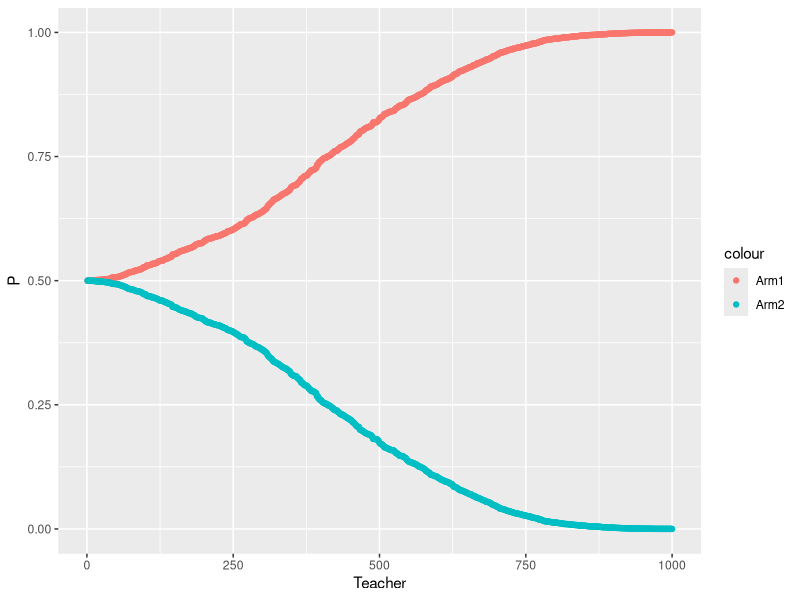

The R source for this figure:
library(tidyverse)
library(reshape2)

# 1. #have a multiplier on cost - each teacher has a different sensitivity to the cost

#cost multiplier per teacher on every column

# Alpha do the same thing as with C

# Beta do the same thing with as C, inlcude in data

# > summary(teacher_usage$min_per_week) PER TEACHER
# Min. 1st Qu.  Median    Mean 3rd Qu.    Max. 
# 0.00    4.70   30.20   52.12   76.20  669.60


# PER CLASSROOM
# > summary(classroom_student_usage$badges_per_week)
# Min. 1st Qu.  Median    Mean 3rd Qu.    Max. 
# 0.000   1.100   2.400   2.477   3.500  76.000 

#DAT ATO SIMULATE: 1000 teachers, 40 weeks,
#simualted badges per week, effort, cost


#data generation specifications
nweeks <- 40
nteachers = 1000
nArms <- 2 #try a different here instead
banditArms <- c(1:nArms)

#from original code
#armRewardProbabilities <- c(0.1, 0.3, 0.5,0.8) #each arm needs its own reward probability

# alpha = .02
# beta <- 5 #inverse temperature, and with this
Qi <- 0 #initial Q values
currentQs <- vector(length = length(banditArms))
weekQs <- matrix(data = NA, nrow = nweeks, ncol = nArms)
choiceProbs <- vector(length = length(banditArms))
weekChoiceProbs <- matrix(data = NA, nrow = nweeks, ncol = nArms)
choices <- vector(length = nweeks)
rewards <- vector(length = nweeks)
badges <- vector(length = nweeks)
cost <- vector(length = nweeks)


#assign initial Q value
for (arm in banditArms) {
  currentQs[arm] <- Qi
}


teachers = matrix(data = NA, nrow = nteachers, ncol = nArms+1)

teachers_final_sim = data.frame(matrix(data = NA, nrow = nteachers*nweeks, ncol = nArms+12))

for (teacher in 1:nteachers){
  
  
  #Cost for each arm
  cost1 = 0
  cost2 = runif(1, .5, 1)
  
  #alpha for each teacher
  alpha = runif(1,0.000001,1)
  
  #beta for each teacher
  beta = runif(1,0.01,40)

  
  for (week in 1:nweeks) {
    
    #calculate sumExp for softmax function
    sumExp <- 0
    for (arm in banditArms) {
      sumExp <- sumExp + exp(beta * currentQs[arm])
    }
    #calculate choice probabilities
    for (arm in banditArms) {
      choiceProbs[arm] = exp(beta * currentQs[arm]) / sumExp
    }
    
    #save choice probabilities in matrix for later visualization
    weekChoiceProbs[week,] <- choiceProbs
    
    # choose action given choice probabilities, save in choices vector
    choices[week] <- sample(banditArms, size = 1, replace = FALSE, prob = choiceProbs)
    
    #sampling the probabilities every single teacher
    #deal with greater than 0 or less than 1
    arm1_dist = rnorm(1, mean = .2, sd = .1)
    arm1_dist = ifelse(arm1_dist < 0, 0, arm1_dist )
    arm1_dist = ifelse(arm1_dist > 1, 1, arm1_dist )
    arm1_dist
    
    arm2_dist = rnorm(1, mean = .5, sd = .125)
    arm2_dist = ifelse(arm2_dist < 0, 0, arm2_dist )
    arm2_dist = ifelse(arm2_dist > 1, 1, arm2_dist )
    armRewardProbabilities <- c(arm1_dist, arm2_dist)
    
    
    #given bandit arm choice, get reward outcome (based on armRewardProbabilities)
    #reward depends on the amount of effort given
    
    #for no effort (arm 1)
    if (armRewardProbabilities[choices[week]] == arm1_dist){
      # if they're in the no effort section then their cost is quite literally 0
      arm1_reward_base = rnorm(1, mean = 0.5, sd = 1) 
      arm1_reward_base = ifelse(arm1_reward_base < 0, 0, arm1_reward_base)
      
      arm1_cost = cost1
      
      #reward is the probability times that reward base - 1. could do binomial * 2; reward, or reward * probability
      #rewards[week] <- rbinom(1,size = 1,prob = armRewardProbabilities[choices[week]]) * arm1_reward_base arm1 - arm1_cost
      rewards[week] <- arm1_reward_base*armRewardProbabilities[choices[week]] #- arm1_cost
      badges[week] = arm1_reward_base*armRewardProbabilities[choices[week]]
      cost[week] = arm1_cost
    }
    else if (armRewardProbabilities[choices[week]] == arm2_dist){
      #setting reward from Q1 badges per week
      arm2_reward_base = rnorm(1, mean = 3, sd = 1) 
      arm2_reward_base = ifelse(arm2_reward_base < 0, 0, arm2_reward_base)
      
      #making fixed to start - can add variability if we want
      arm2_cost = cost2
      
      #reward is the probability times that reward base - 1. could do binomial * 2; reward, or reward * probability
      #rewards[week] <- rbinom(1,size = 1,prob = armRewardProbabilities[choices[week]]) * arm2_reward_base - arm2_cost
      rewards[week] <- arm2_reward_base*armRewardProbabilities[choices[week]] - arm2_cost
      badges[week] = arm2_reward_base*armRewardProbabilities[choices[week]]
      cost[week] = arm2_cost
    }
    
    #rewards[week] <- rbinom(1,size = 1,prob = armRewardProbabilities[choices[week]])
    
    #if we chose 0
    if (choices[week] == 1){
      #given reward outcome, update Q values
      currentQs[choices[week]] <- currentQs[choices[week]] + alpha * (rewards[week] - currentQs[choices[week]])
      
      #save Q values in matrix of all Q-values
      weekQs[week,] <- currentQs
    }
    else {
      
    }
 
    
    #combine choices and rewards into dataframe
    df <- data.frame(choices, rewards, badges, cost)
    
    # #save out data df as csv
    # fileName <- paste(data_out, "Generated_Data.csv",sep = "/")
    # write.csv(df,fileName, row.names = FALSE)
    
    #turn week choice probs into dataframe
    ChoiceProbs_df <- as.data.frame(weekChoiceProbs)
    
    #add column names
    for (i in 1:length(ChoiceProbs_df)){
      colnames(ChoiceProbs_df)[i] <- paste("Arm", i, sep="")
    }
    
    #add column of week counts
    ChoiceProbs_df$weekCount <- as.numeric(row.names(ChoiceProbs_df))
    
    #turn df into long format for plotting
    ChoiceProbs_long <- melt(ChoiceProbs_df, id = "weekCount")
  }

  teachers[teacher,] = c(teacher, weekChoiceProbs[40,])
  lower_bound = 1+(40*(teacher-1))
  upper_bound = 40+(40*(teacher-1))
  teachers_final_sim[c(lower_bound:upper_bound),] = c(teacher, alpha, beta, data.frame(choices), cost1, cost2, ChoiceProbs_df, df)
}

# WRIT THIS DF FOR MARCOS TO RUN DATA
# fileName <- paste(teachers_final_sim, "Generated_Data.csv",sep = "/")
# write.csv(df,fileName, row.names = FALSE)

teachers = data.frame(teachers)
colnames(teachers) = c('Teacher', 'Arm1', 'Arm2')
colnames(teachers_final_sim) = c('teacher', 'alpha', 'beta', 'arm_choice', 'cost1','cost2', 'Arm1', 'Arm2', 'week', 'effort', 'reward', 'badges', 'cost')


#THIS IS THE SIMULATED DATA@
write.csv(teachers_final_sim, 'teacher_sim.csv', row.names = FALSE)

teachers = teachers[order(teachers[,2], decreasing = FALSE),]
teachers$Teacher = 1:nteachers

ggplot(teachers) +
  geom_point(aes(x = Teacher, y = Arm1, color = 'Arm1')) +
  geom_point(aes(x = Teacher, y = Arm2, color = 'Arm2')) +
  labs(y= 'P')

#plot Q values over time
# ggplot(data=ChoiceProbs_long, aes(x = weekCount, y = value, color = variable)) +
#   #geom_smooth(se=F) +
#   geom_line(size = .5)+
#   ggtitle("Probability of Choosing Arm by week")
mean(rnorm(40, mean = .2, sd = .1))

